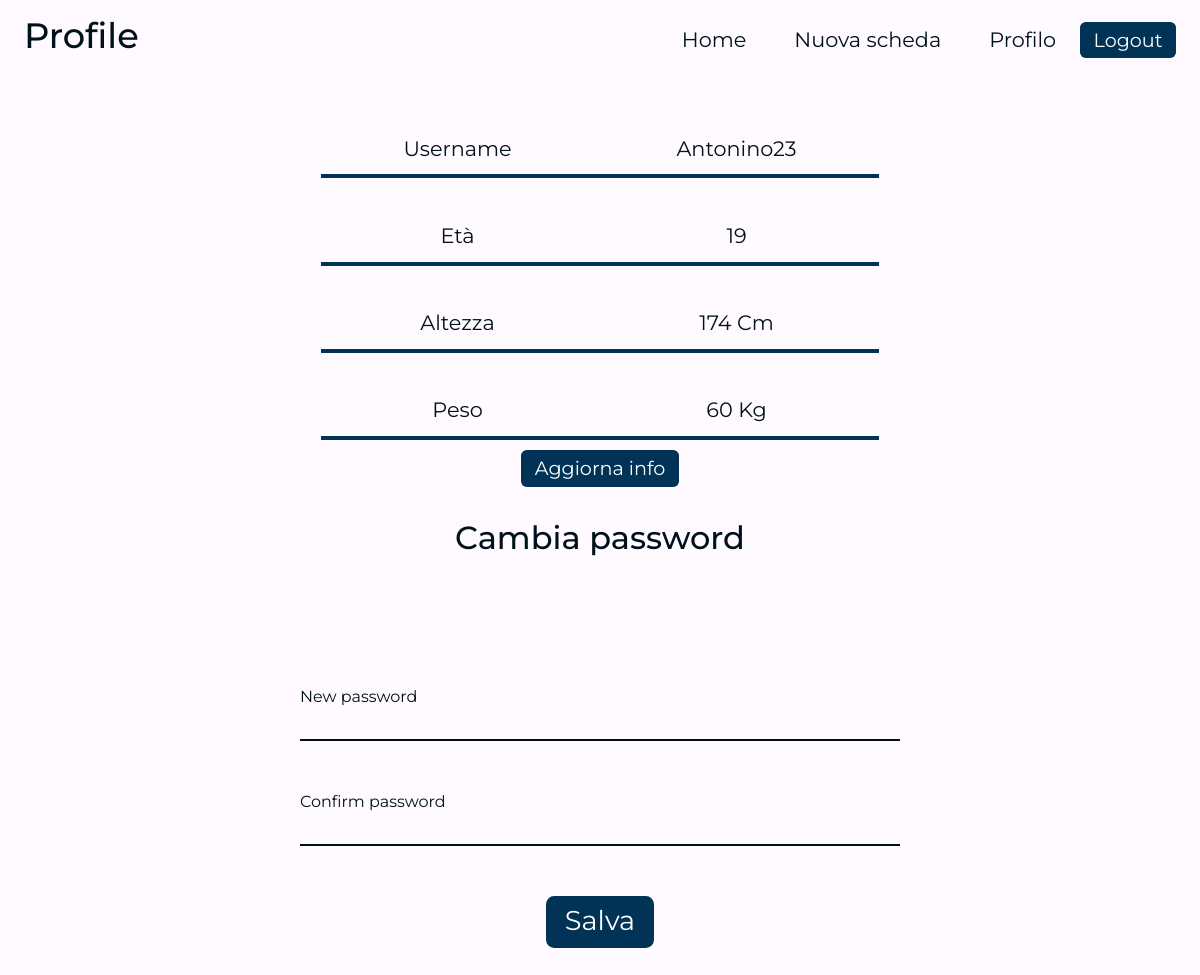
Screenshot of /profile (signed in) with the database file from the repository.
### tables this page shows
CREATE TABLE users
(
    id INTEGER PRIMARY KEY AUTOINCREMENT NOT NULL,
    username VARCHAR(30) NOT NULL,
    age INTEGER NOT NULL,
    height INTEGER,
    weight INTEGER,
    hash TEXT NOT NULL
);

### app.py (the view)
@app.route("/profile", methods=["GET", "POST"])
@login_required
def profile():
    info = db.execute("SELECT username, age, height, weight FROM users WHERE id = ?", session['user_id'])
    return render_template("profile.html", info=info)

### app.py (called while the page is built)
@app.after_request
def after_request(response):
    response.headers["Cache-Control"] = "no-cache, no-store, must-revalidate"
    response.headers["Expires"] = 0
    response.headers["Pragma"] = "no-cache"
    return response

### functions.py (called while the page is built)
def login_required(f):
    @wraps(f)
    def decorated_function(*args, **kwargs):
        if session.get("user_id") is None:
            return redirect("/login")
        return f(*args, **kwargs)
    return decorated_function

### templates/profile.html (shortened to what this page needs)
{% extends "layout.html" %}
{% block name %}
    Profile
{% endblock %}
{% block main %}
    <div class="container">
        <div class="table two">
            <div>Username</div>
            <div>{{ info[0]['username'] }}</div>
            <div>Età</div>
            <div>{{ info[0]['age'] }}</div>
            <div>Altezza</div>
            <div>{{ info[0]['height'] }} cm</div>
            <div>Peso</div>
            <div>{{ info[0]['weight'] }} kg</div>
        </div>
        <a href="/info_update"><button>Aggiorna info</button></a>
    </div>
    <div class="container">
        <h2>Cambia password</h2>
        <form action="/change_password" method="post">
            <div>
                <label for="password">New password</label>
                <input type="text" name="new_password" autocomplete="off">
            </div>
            <div>
                <label for="confirmation">Confirm password</label>
                <input type="text" name="confirmation" autocomplete="off">
            </div>
            <div>
                <button type="submit">Salva</button>
            </div>
        </form>
    </div>
{% endblock %}

### static/style.css (style rules this page uses)
@media (prefers-color-scheme: light) { :root { --background-color: #fffaffff; --text-color: #00111C; } }
a { text-decoration: none; color: var(--text-color); }
* { box-sizing: border-box; margin: 0; padding: 0; }
body { background-color: var(--background-color); color: var(--text-color); font-family: 'Montserrat', sans-serif; }
div.container { display: flex; flex-direction: column; align-items: center; justify-content: space-evenly; margin-bottom: 4vh; }
form { display: flex; flex-direction: column; align-items: center; margin-top: 10%; }
form div { margin: 1vh 0 3.2vh 0; padding-bottom: 2vh; }
form label { display: block; }
form input { width: 50vw; height: 4vh; border: none; padding-bottom: 0.2em; border-bottom: 2px solid var(--text-color); background-color: transparent; color: var(--text-color); }
button { font-size: 1.2em; padding: 0.2em 0.7em; background-color: #003356; color: white; border: none; border-radius: 0.3em; }
button[type=submit] { font-size: 1.7em; margin: 0; }
div.table { display: grid; align-items: end; --bs-table-color: var(--text-color); text-transform: capitalize; }
div.table.two { grid-template-columns: auto auto; row-gap: 1.5em; padding: 0.5em 0; font-size: 1.3em; text-align: center; width: 50%; margin: 4vh auto auto auto; }
div.table div { border-bottom: 4px solid #003356; padding: 0.5em; }

### rows the page displays
users: username "Antonino23", age "19", height "174", weight "60"
